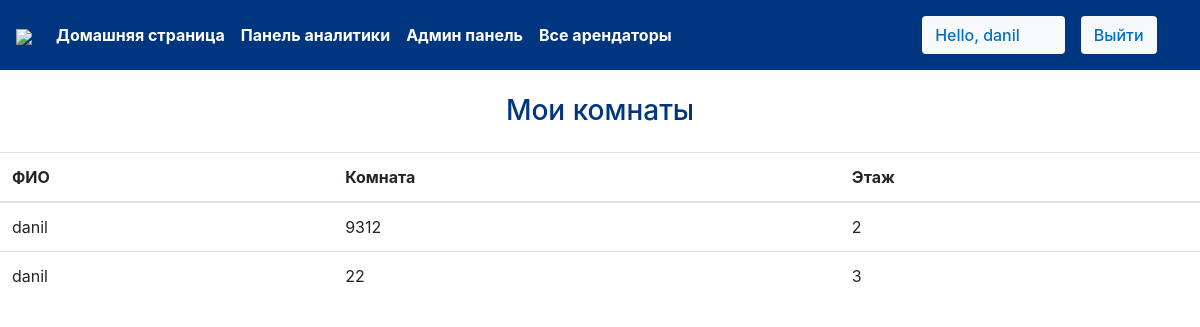
The page /user/bookings (signed in) on the database as committed earlier.
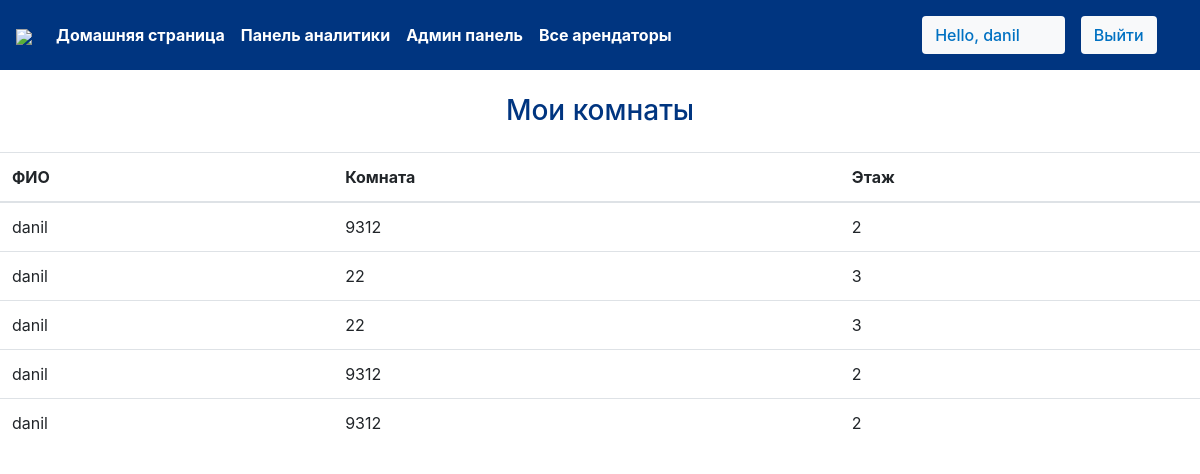
The same page on the database as committed later.
### agpk/models.py (models this page shows, shortened)
class Reservation(models.Model):
    room = models.ForeignKey(Rooms, on_delete = models.CASCADE, verbose_name='Комната')
    guest = models.ForeignKey(User, on_delete= models.CASCADE, verbose_name='Жилец')
    booking_id = models.CharField(max_length=100,default="null")

class Rooms(models.Model):
    ROOM_STATUS = (
    ("1", "available"),
    ("2", "not available"),
    )
    ROOM_TYPE = (
    ("1", "premium"),
    ("2", "deluxe"),
    ("3","basic"),
    )
    room_type = models.CharField(max_length=50,choices = ROOM_TYPE, verbose_name='Тип комнаты')
    status = models.CharField(choices =ROOM_STATUS,max_length = 15, verbose_name='Статус')
    roomnumber = models.IntegerField(verbose_name='Номер комнаты')
    floor = models.IntegerField(verbose_name='Этаж', default=0)
    capacity = models.IntegerField(verbose_name='Вместимость', default=0)

### agpk/views.py (the view)
# urls.py: path('user/bookings', views.user_bookings,name="dashboard"),
@login_required(login_url='/user')
def user_bookings(request):
    if request.user.is_authenticated == False:
        return redirect('userloginpage')
    user = User.objects.all().get(id=request.user.id)
    print(f"request user id ={request.user.id}")
    bookings = Reservation.objects.all().filter(guest=user)
    if not bookings:
        messages.warning(request,"Бронирования не найдены")
    return HttpResponse(render(request,'user/mybookings.html',{'bookings':bookings}))

### templates/user/mybookings.html
{% extends 'basic.html' %} {% block title %}Dashboard {% endblock title %} {% block body %}
{% load app_tags %}
<h3 class="text-center  " style="color:#003580 ; margin-top: 2%; margin-bottom: 2%;">Мои комнаты </h3>
<table class="table">
    <thead>
        <th>ФИО</th>
        <th>Комната</th>
        <th>Этаж</th>
    </thead>
    {% for each_booking in bookings %}
    <tr>
        <td>{{each_booking.guest.username}}</td>
        <td>{{each_booking.room.roomnumber}}</td>
        <td>{{each_booking.room.floor}}</td>
    </tr>
    {% endfor %}
</table>
{% endblock body %}

Rows that differ between the two databases and show on the page:
added Reservation: guest.username "danil", room.roomnumber "22", room.floor "3"
added Reservation: guest.username "danil", room.roomnumber "9312", room.floor "2"
added Reservation: guest.username "danil", room.roomnumber "9312", room.floor "2"
